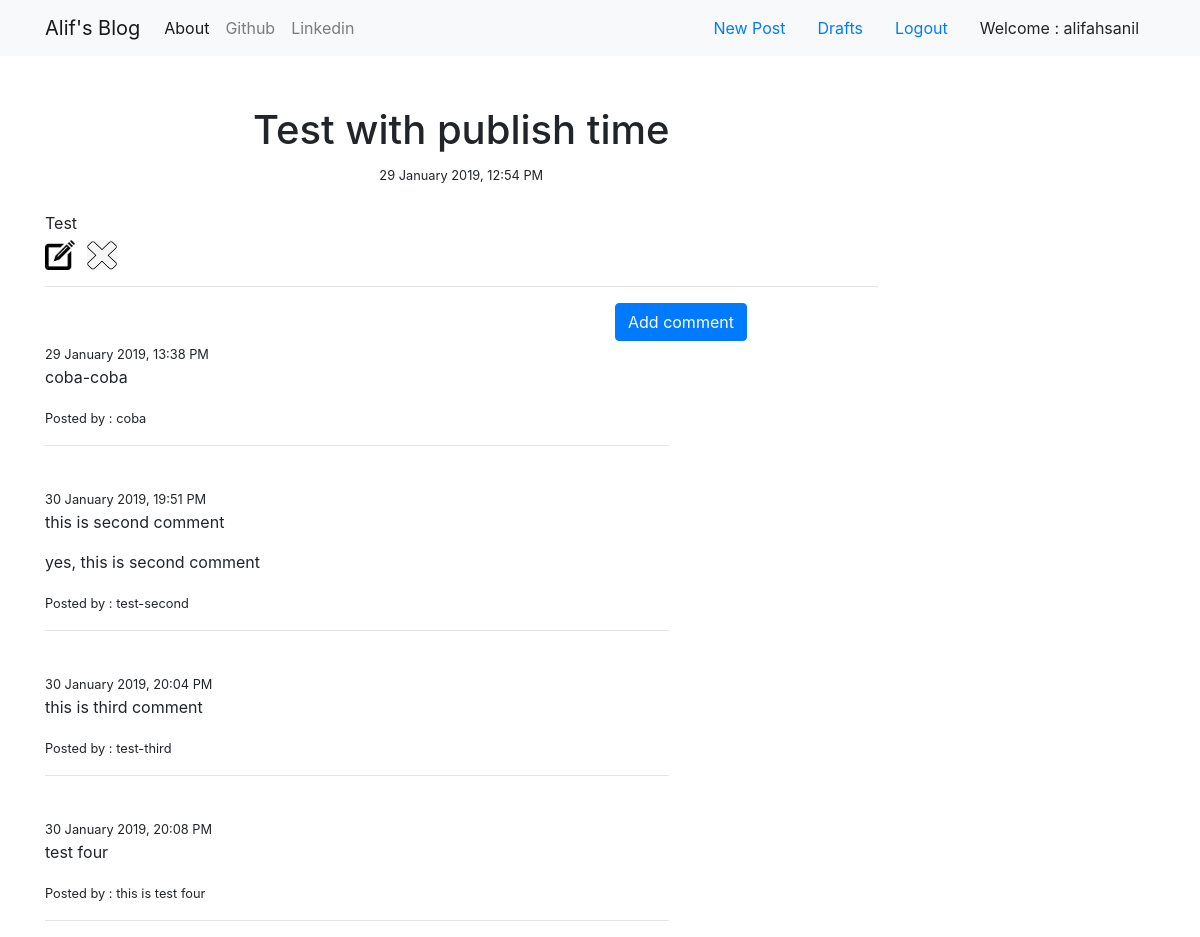
The app's page /post/4/ (signed in) with its own data.
### first_apps/models.py (models this page shows, shortened)
class Post(models.Model):
	author = models.ForeignKey(User, on_delete = models.CASCADE)
	title = models.CharField(max_length=50)
	text = models.TextField()
	publish_time = models.CharField(max_length=100, default=strftime("%d %B %Y, %H:%M %p",localtime()))
	def get_absolute_url_edit(self):
		return reverse('post_edit', kwargs={'pk':self.id})
	def get_absolute_url_delete(self):
		return reverse('post_delete',kwargs={'pk':self.id})
	def get_absolute_url_comment(self):
		return reverse('new_comment',kwargs={'pk':self.id})

class Comment(models.Model):
	related_post  = models.ForeignKey(Post, on_delete = models.CASCADE)
	author = models.CharField(max_length=30)
	text = 	models.TextField()
	publish_time = models.CharField(max_length=100, default=strftime("%d %B %Y, %H:%M %p",localtime()))

### first_apps/views.py (the view)
# urls.py: path('post/<int:pk>/',views.PostDetailView.as_view(),name='post_detail'),
class PostDetailView(DetailView):
	model = models.Post
	template_name = 'first_apps/post_detail.html'
	context_object_name = 'post'
	def get_context_data(self, **kwargs):
		context = super().get_context_data(**kwargs)
		if(self.request.user.is_authenticated):
			context['username'] = self.request.user.username
		comment_list= models.Comment.objects.filter(related_post=self.kwargs['pk'])
		if(comment_list.exists()):
			context['comment_list'] = comment_list
		return context

### first_apps/templates/first_apps/post_detail.html (shortened to what this page needs)
{% extends "first_apps/base.html" %}
{% load staticfiles %}
{% block css_block %}
		<link rel="stylesheet" type="text/css" href="{% static 'css/post_detail.css' %}">
{% endblock %}
{% block body_block %}
	<div id="title">
		<h1>{{ post.title }}</h1>
		<small>{{ post.publish_time }}</small>
	</div>
	<div id="content">
		{% autoescape off %}
			{{post.text}}
		{% endautoescape %}
	</div>
	{% if username %}
		<div id="edit_delete">
			<a href="{{ post.get_absolute_url_edit }}" class="change">
				<img src="{% static 'images/edit.jpg' %}" width="30" height="30">
			</a>
			<a href="{{ post.get_absolute_url_delete }}" class="change">
				<img src="{% static 'images/delete.png' %}" width="30" height="30">
			</a>
		</div>
	{% endif %}
	<hr>
	<div id="comments">
		<a href="{{ post.get_absolute_url_comment }}">
			<button id="comment-btn" type="submit" class="btn btn-primary">Add comment</button>
		</a>
		{% if comment_list %}
			{% for comment in comment_list %}
				<br>
				<small>{{comment.publish_time}}</small>
				<br>
				<span>{{comment.text|linebreaks}}</span>
				<small>Posted by : {{comment.author}}</small>
				<hr>
			{% endfor %}
		{% endif %}
	</div>
{% endblock %}

### first_apps/templates/first_apps/base.html (shortened to what this page needs)
 <!DOCTYPE html>
 <html>
 <head>
 	<link rel="stylesheet" href="https://maxcdn.bootstrapcdn.com/bootstrap/4.2.1/css/bootstrap.min.css">
	<link rel="stylesheet" href="//cdn.jsdelivr.net/npm/medium-editor@latest/dist/css/medium-editor.min.css" type="text/css" media="screen" charset="utf-8">
	{% block css_block %}
	{% endblock %}
 </head>
 <body>
	<nav class="navbar navbar-expand-lg navbar-light bg-light">
		<div class="container">
			<a class="navbar-brand" href="{% url 'index' %}">Alif's Blog</a>
			<div class="collapse navbar-collapse" id="navbarNav">
				<ul class="navbar-nav">
					<li class="nav-item active">
						<a class="nav-link" href="{% url 'about' %}">About</a>
					</li>
					<li class="nav-item">
						<a class="nav-link" href="#">Github</a>
					</li>
					<li class="nav-item">
						<a class="nav-link" href="#">Linkedin</a>
					</li>
				</ul>
			</div>
			{% if not username %}
				<ul class="nav justify-content-end">
				  <li class="nav-item">
				    <a class="nav-link" href="{% url 'login' %}">Sign In</a>
				  </li>
				</ul>
			{% else %}
				<ul class="nav justify-content-end">
					<li class="nav-item">
				  		<a class="nav-link" href="{% url 'new_post' %}">New Post</a>
				  	</li>
				  	<li class="nav-item">
				  		<a class="nav-link" href="{% url 'draft_list' %}">Drafts</a>
				  	</li>
					<li class="nav-item">
				  		<a class="nav-link" href="{% url 'logout' %}">Logout</a>
				  	</li>
				  	<li class="nav-item">
				    	<a class="nav-link">Welcome : {{ username }}</a>
				  	</li>
				</ul>
			{% endif %}
		</div>
	</nav>
 	<div class="container">
 		{% block body_block %}
 		{% endblock %}
 	</div>
 </body>
 </html>

### first_apps/static/css/post_detail.css (style rules this page uses)
#title { margin-top: 50px; text-align: center; }
#content { margin-top: 25px; }
#edit_delete { margin-top: 5px; }
#title, #content, #edit_delete { width: 75%; }
.change { margin-right: 7.5px; }
hr { width: 75%; margin-left: 0px; }
small { width: 30px; height: 30px; }
#comment-btn { margin-left: 570px; }
#comments { width: 75%; }

### records on screen
Post: title "Test with publish time", publish_time "29 January 2019, 12:54 PM", text "Test"
Comment: publish_time "29 January 2019, 13:38 PM", text "coba-coba", author "coba"
Comment: publish_time "30 January 2019, 19:51 PM", text "this is second comment yes, this is second comment", author "test-second"
Comment: publish_time "30 January 2019, 20:04 PM", text "this is third comment", author "test-third"
Comment: publish_time "30 January 2019, 20:08 PM", text "test four", author "this is test four"

### other values on screen
{{ username }} "alifahsanil"
